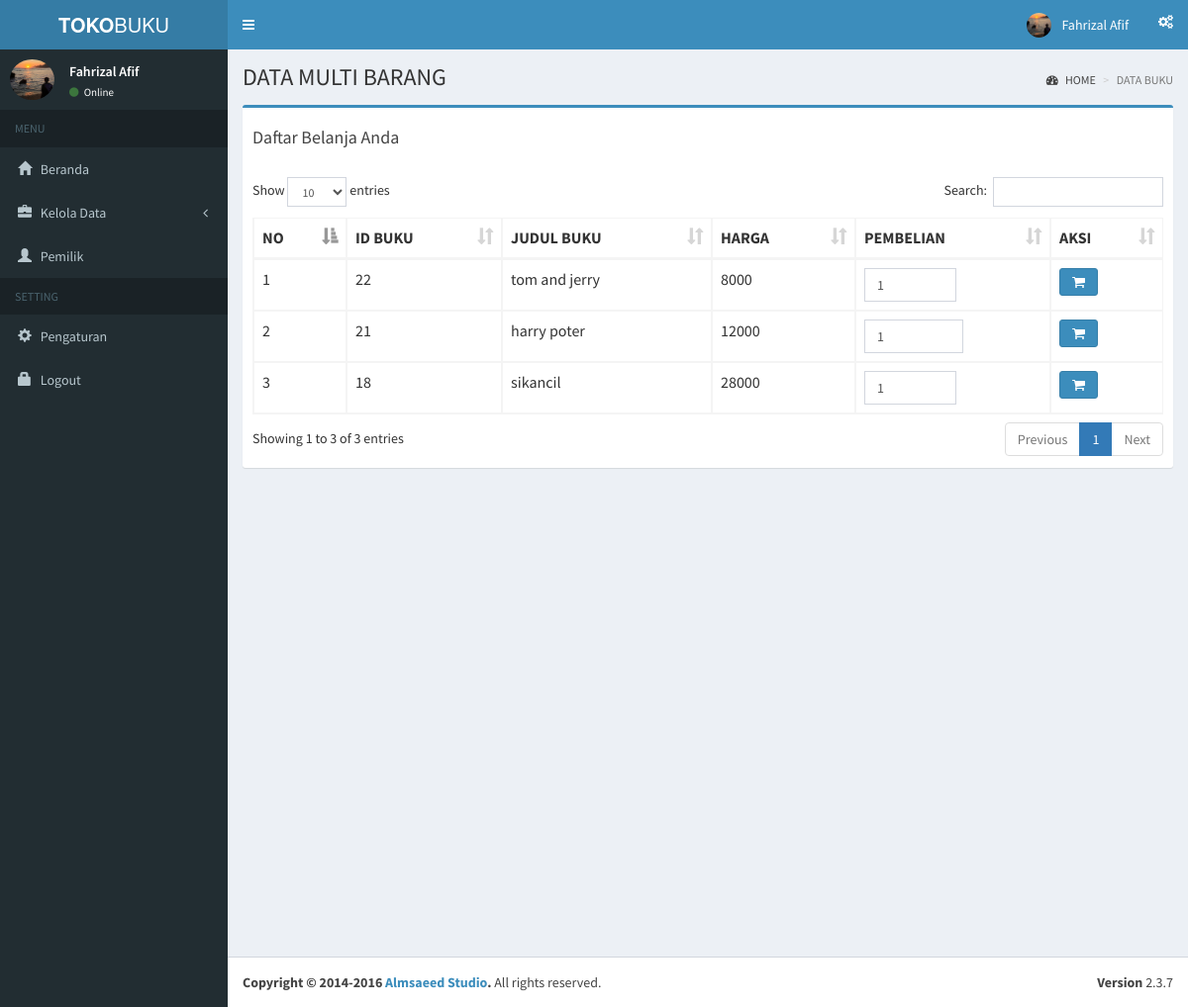
Page /index.php?page=data_multiitem (signed in) on the committed database.
### tables this page shows
CREATE TABLE `buku` (
  `id_buku` int(11) NOT NULL,
  `judul` varchar(255) DEFAULT NULL,
  `noisbn` int(50) DEFAULT NULL,
  `penulis` varchar(255) DEFAULT NULL,
  `penerbit` varchar(255) DEFAULT NULL,
  `tahun` int(11) DEFAULT NULL,
  `stok` int(50) DEFAULT NULL,
  `harga_pokok` int(255) DEFAULT NULL,
  `harga_jual` int(255) DEFAULT NULL,
  `gambar` varchar(50) NOT NULL
);

### pages/multiitem/data_transaksi_buku.php (the view, shortened to what this page needs)
<div class="content-wrapper">
  <section class="content-header">
    <h1>
      DATA MULTI BARANG
    </h1>
    <ol class="breadcrumb">
      <li><a href="index.php"><i class="fa fa-dashboard"></i> HOME</a></li>
      <li class="active">DATA BUKU</li>
    </ol>
  </section>
  <section class="content">
    <div class="row">
      <div class="col-xs-12">
        <div class="box box-primary">
          <div class="box-header">
            <?php require_once 'kantong_belanja.php'; ?>
          </div>
          <div class="box-body table-responsive">
            <table id="buku" class="table table-bordered table-hover">
              <thead>
                <tr>
                  <th>NO</th>
                  <th>ID BUKU</th>
                  <th>JUDUL BUKU</th>
                  <th>HARGA</th>
                  <th>PEMBELIAN</th>
                  <th>AKSI</th>
                </tr>
              </thead>
              <tbody>
                <?php
                include 'conf/conn.php';
                $no = 0;
                $query = mysqli_query($koneksi, "SELECT * FROM buku ORDER BY id_buku DESC");
                while ($row = mysqli_fetch_array($query)) {
                ?>
                  <tr>
                    <form method="POST" action="index.php?page=data_multiitem">
                      <td><?php echo $no = $no + 1; ?></td>
                      <td><?php echo $row['id_buku']; ?></td>
                      <td><?php echo $row['judul']; ?></td>
                      <td><?php echo $row['harga_jual']; ?></td>
                      <td>
                        <input class="form-control" type="number" name="pembelian" value="1" min="1" max="<?= $row['stok']; ?>">
                      </td>
                      <td>
                        <button class="btn btn-primary" type="submit" name="submit">
                          <i class="fa fa-shopping-cart"></i>
                        </button>
                      </td>
                  </tr>
                <?php } ?>
              </tbody>
            </table>
          </div>
        </div>
      </div>
    </div>
  </section>
</div>

### rows in the picture
buku: id_buku "22", judul "tom and jerry", harga_jual "8000"
buku: no "2", id_buku "21", judul "harry poter", harga_jual "12000"
buku: no "3", id_buku "18", judul "sikancil", harga_jual "28000"
